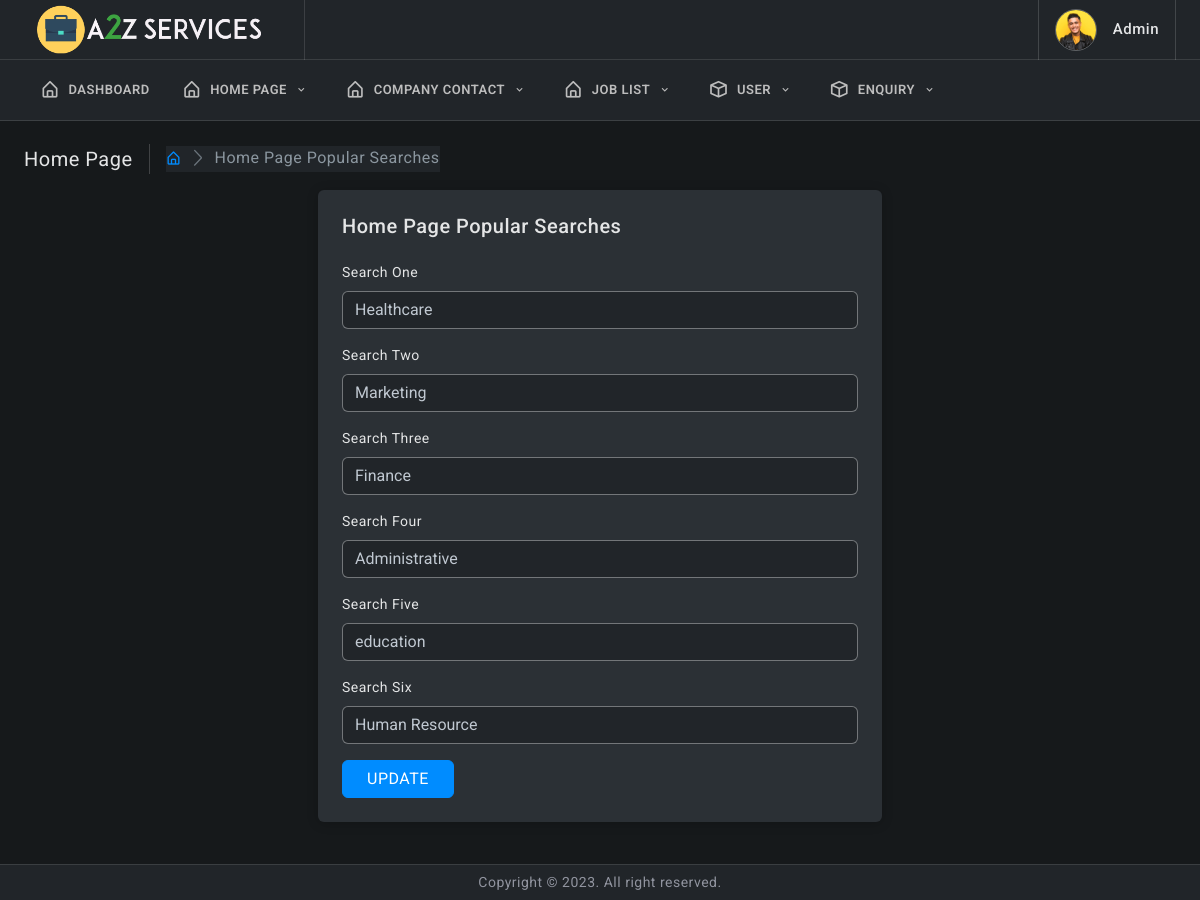
The app's page /admin/pop-search.php (signed in) with its own data.
### tables this page shows
CREATE TABLE `index_pop` (
  `id` int(11) NOT NULL,
  `pop_one` varchar(30) NOT NULL,
  `pop_two` varchar(30) NOT NULL,
  `pop_three` varchar(30) NOT NULL,
  `pop_four` varchar(30) NOT NULL,
  `pop_five` varchar(30) NOT NULL,
  `pop_six` varchar(30) NOT NULL
);

### admin/pop-search.php (the view, shortened to what this page needs)
<?php include_once("elements/connect.php");?>
<!doctype html>
<html lang="en">
<head>
	<link href="assets/plugins/simplebar/css/simplebar.css" rel="stylesheet" />
	<link href="assets/plugins/perfect-scrollbar/css/perfect-scrollbar.css" rel="stylesheet" />
	<link href="assets/plugins/metismenu/css/metisMenu.min.css" rel="stylesheet" />
	<link href="assets/css/pace.min.css" rel="stylesheet" />
	<link href="assets/css/bootstrap.min.css" rel="stylesheet">
	<link href="assets/css/bootstrap-extended.css" rel="stylesheet">
	<link href="assets/css/app.css" rel="stylesheet">
	<link href="assets/css/icons.css" rel="stylesheet">
	<link rel="stylesheet" href="assets/css/dark.css" />
</head>
<body>
	<?php include("elements/navbar.php");?>
		<div class="page-wrapper">
			<div class="page-content">
				<div class="page-breadcrumb d-none d-sm-flex align-items-center mb-3">
					<div class="breadcrumb-title pe-3">Home Page</div>
					<div class="ps-3">
						<nav aria-label="breadcrumb">
							<ol class="breadcrumb mb-0 p-0">
								<li class="breadcrumb-item"><a href="javascript:;"><i class="bx bx-home-alt"></i></a>
								</li>
								<li class="breadcrumb-item active" aria-current="page">Home Page Popular Searches</li>
							</ol>
						</nav>
					</div>
				</div>
                <?php $details=mysqli_fetch_array(mysqli_query($conn,"SELECT * FROM index_pop "));?>
				<div class="row">
				<div class="col-xl-6 mx-auto">
					<div class="card">
						<div class="card-body p-4">
							<h5 class="mb-4">Home Page Popular Searches</h5>
							<form class="row g-3" method="POST" action="elements/redirect">
								<div class="col-md-12">
									<label for="input26" class="form-label">Search One</label>
									<div class="input-group">
										<input type="text" class="form-control" name="pop_one" value="<?php echo $details['pop_one']?>"   required>
									</div>
								</div>
								<div class="col-md-12">
									<label for="input26" class="form-label">Search Two</label>
									<div class="input-group">
										<input type="text" class="form-control"  name="pop_two" value="<?php echo $details['pop_two']?>"  required>
									</div>
								</div>
                                <div class="col-md-12">
									<label for="input26" class="form-label">Search Three</label>
									<div class="input-group">
                                    <input class="form-control" id="input11" name="pop_three" value="<?php echo $details['pop_three']?>"  rows="3">
									</div>
								</div>
                                <div class="col-md-12">
									<label for="input26" class="form-label">Search Four</label>
									<div class="input-group">
										<input type="text" class="form-control" name="pop_four" value="<?php echo $details['pop_four']?>"  required>
									</div>
								</div>
                                <div class="col-md-12">
									<label for="input26" class="form-label">Search Five</label>
									<div class="input-group">
                                    <input class="form-control" id="input11" name="pop_five" value="<?php echo $details['pop_five']?>"  rows="3">
									</div>
								</div>
                                <div class="col-md-12">
									<label for="input26" class="form-label">Search Six</label>
									<div class="input-group">
										<input type="text" class="form-control" name="pop_six" value="<?php echo $details['pop_six']?>"    required>
									</div>
								</div>
								<div class="col-md-12">
									<div class="d-md-flex d-grid align-items-center gap-3">
                                        <button type="submit" class="btn btn-primary px-4" name="homepopular">UPDATE</button>
									</div>
								</div>
							</form>
						</div>
					</div>
				</div>
			</div>
			</div>
		</div>
		<footer class="page-footer">
			<p class="mb-0">Copyright © 2023. All right reserved.</p>
		</footer>
	</div>
</body>
</html>

### admin/assets/css/app.css (style rules this page uses)
body { font-size: 14px; color: #4c5258; letter-spacing: 0.5px; background-color: #f7f7ff; font-family: 'Roboto', sans-serif; }
.page-wrapper { height: 100%; margin-top: 120px; margin-bottom: 30px; margin-left: 0px; }
.page-content { padding: 1.5rem; }
.page-footer { background: #ffffff; left: 0px; right: 0; bottom: 0; position: fixed; text-align: center; padding: 7px; font-size: 14px; border-top: 1px solid #e4e4e4; z-index: 3; }
.breadcrumb-title { font-size: 20px; border-right: 1.5px solid #aaa4a4; }
.page-breadcrumb .breadcrumb li.breadcrumb-item { font-size: 16px; }
.page-breadcrumb .breadcrumb-item+.breadcrumb-item::before { display: inline-block; padding-right: .5rem; color: #6c757d; font-family: 'LineIcons'; content: "\ea5c"; }
input::placeholder { color: #000 !important; opacity: .3 !important }

### admin/assets/css/dark.css (style rules this page uses)
body { color: var(--bs-body-color); --bs-body-color: #e4e5e6; background-color: #16191b; }
.h1, .h2, .h3, .h4, .h5, .h6, h1, h2, h3, h4, h5, h6 { color: #e4e5e6; }
p { color: #91949f; }
.card { background-color: #2b3035; box-shadow: 0 0.1rem 0.7rem rgb(0 0 0 / 20%); }
.page-footer { background-color: #212529; border-top: 1px solid rgb(237 237 237 / 12%); }
::placeholder { color: #e4e5e6 !important; opacity: .5 !important; }
.breadcrumb { background-color: #212529; }
.breadcrumb-item.active { color: #8b969f; }
.breadcrumb-title { border-right: 1.5px solid rgb(255 255 255 / 18%); }
.form-control { color: #c0c8d1; background-color: #212529; border: 1px solid rgb(255 255 255 / 34%); }
.form-control::placeholder { color: #e4e5e6 !important; opacity: .5 !important; }

### records on screen
index_pop: pop_one "Healthcare", pop_two "Marketing", pop_three "Finance", pop_four "Administrative", pop_five "education", pop_six "Human Resource"
